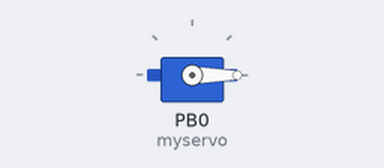
The sketch below on a simulated ATtiny85, built with avr-gcc and run on an emulated ATtiny85. On the bench: servo.

Above: at 0.05 s.
Timing chart, 0 to 3.0 s (numbered marks = the images above):
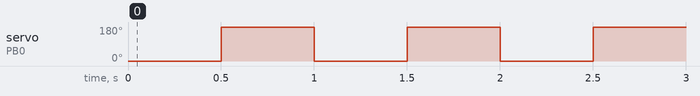

Measured:
- by itself, servo on PB0 (myservo): alternates 180° for 0.50 s and 0° for 0.50 s

The sketch:

servo.ino
```cpp
#include <SoftwareServo.h>

SoftwareServo myservo;                 // create servo object to control a servo
// a maximum of eight servo objects can be created

int pos = 0;                           // variable to store the servo position

void setup()
{
  myservo.attach(PB0);                  // attaches the servo on PB1 to the servo object
}

void loop()
{
  myservo.write(0);              // tell servo to go to position in variable 'pos'
  SoftwareServo::refresh();        // must call at least once every 50ms or so to keep your servos updating
  delay(500);                       // waits 15ms for the servo to reach the position
  myservo.write(180);              // tell servo to go to position in variable 'pos'
  SoftwareServo::refresh();        // must call at least once every 50ms or so to keep your servos updating
  delay(500);                       // waits 15ms for the servo to reach the position
}
```
